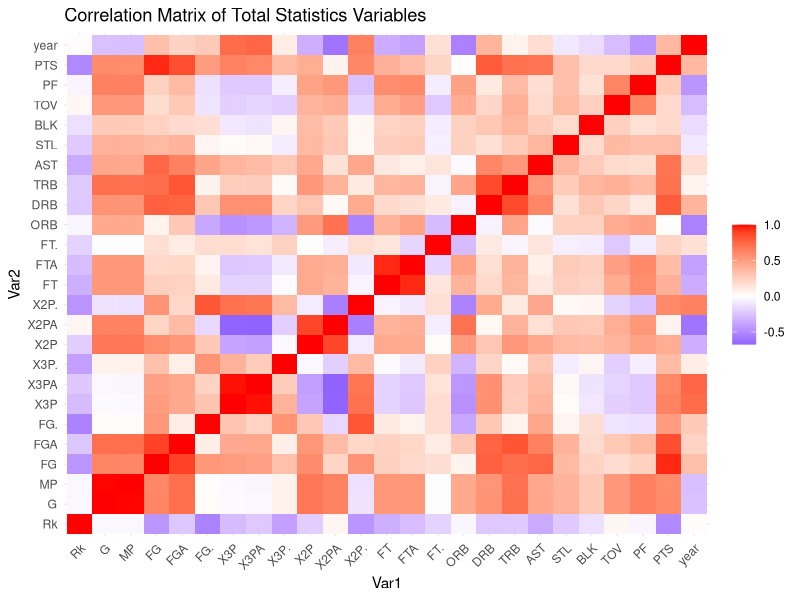
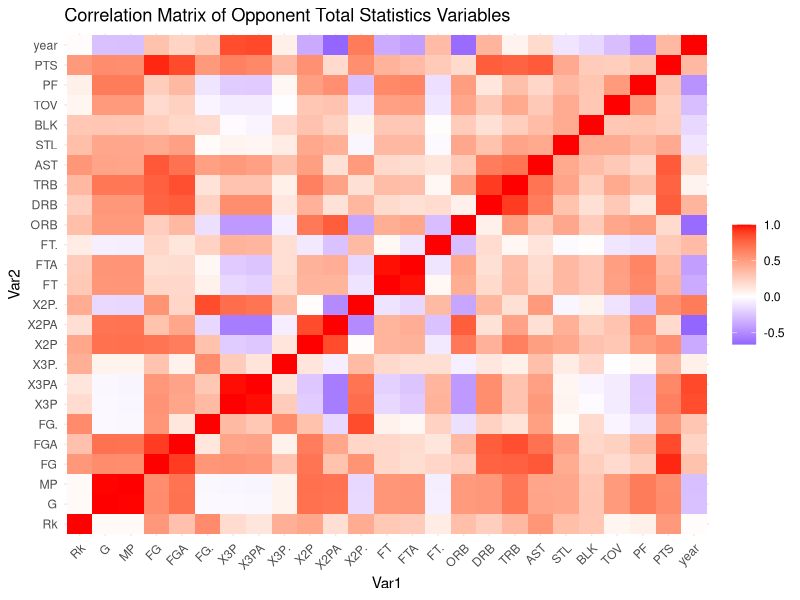
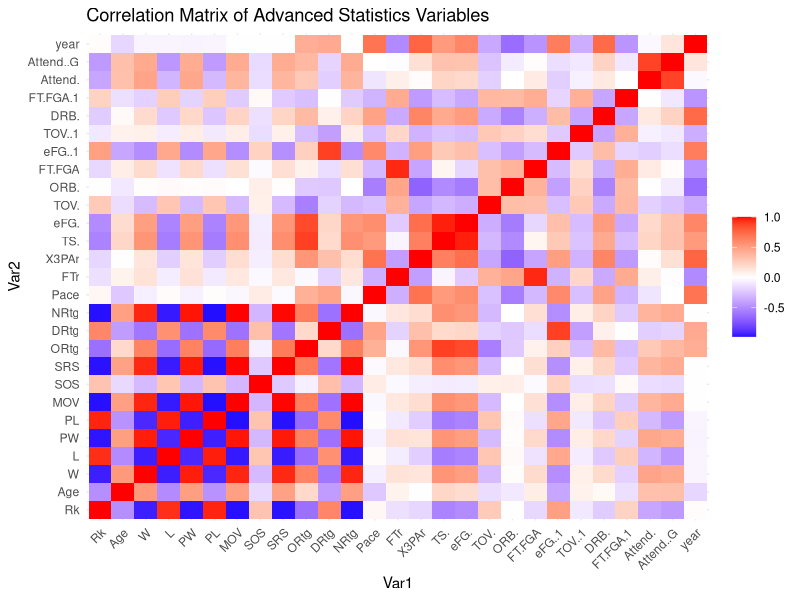
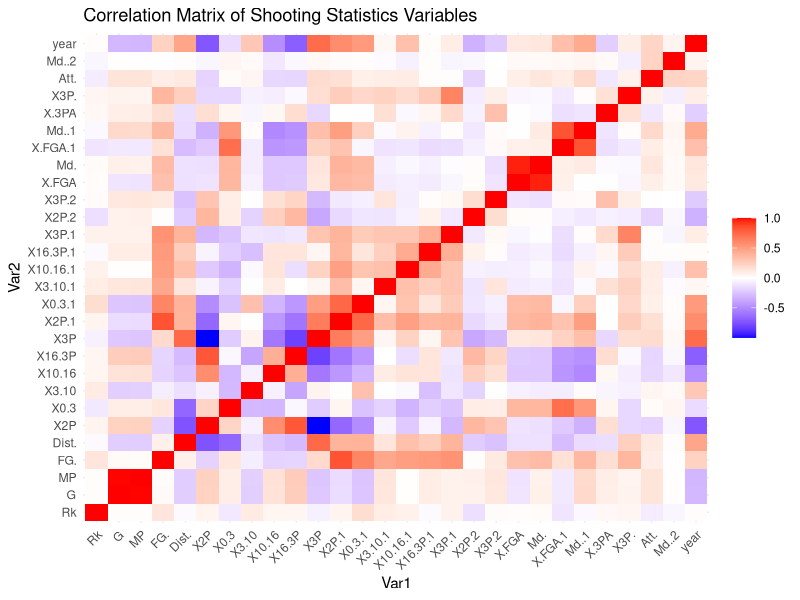
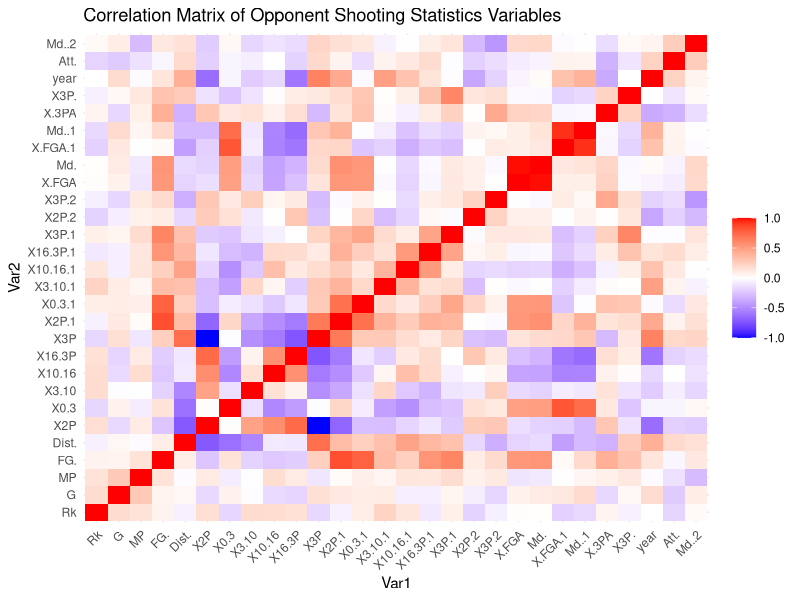

Source code (R) for these figures, in order: (Note: this script raises an error after producing the figures.)
## ---- chunk 1
knitr::opts_chunk$set(echo = TRUE)
library(psych)
library(ggplot2)
library(reshape2)
library(GGally)
library(dplyr)
library(tidyr)
library(stringr)
library(scales)
library(glmnet)
## ---- chunk 2
# Player, Year, Salary, Team
adjusted_nba_salaries <- read.csv("./data/adjusted_nba_salaries.csv")
# Team, Year, Total Salary
total_salary_by_team <- read.csv("./data/total_salary_by_team.csv")
# Team, Year, Wins
nba_team_wins <- read.csv("./data/nba_team_wins.csv")
# See Report advanced stats description
advanced_stats <- read.csv("./data/advanced_stats.csv")
# See Report advanced stats description
advanced_stats_2021 <- read.csv("./data/2021_advanced.csv")
# See Report shooting stats description
shooting_stats <- read.csv("./data/shooting_stats.csv")
# See Report shooting stats description
opponent_shooting_stats <- read.csv("./data/opponent_shooting_stats.csv")
# See Report total stats description
total_stats <- read.csv("./data/total_stats.csv")
# See Report total stats description
opponent_total_stats <- read.csv("./data/opponent_total_stats.csv")


# View(nba_salaries)
# View(nba_team_wins)
# View(advanced_stats)
# View(shooting_stats)
# View(opponent_shooting_stats)
# View(total_stats)
# View(opponent_total_stats)
## ---- chunk 3
print("==================================================")
print("NBA Salaries CSV")
# sapply(nba_salaries, summary)
describe(adjusted_nba_salaries)
print("==================================================")
print("NBA Total Salaries CSV")
# sapply(nba_salaries, summary)
describe(total_salary_by_team)
print("==================================================")
print("NBA Team Wins CSV")
# sapply(nba_team_wins, summary)
describe(nba_team_wins)
print("==================================================")
print("NBA Advanced Stats CSV")
# sapply(advanced_stats, summary)
describe(advanced_stats)
print("==================================================")
print("NBA Shooting Stats CSV")
# sapply(shooting_stats, summary)
describe(shooting_stats)
print("==================================================")
print("NBA Opponent Shooting Stats CSV")
# sapply(opponent_shooting_stats, summary)
describe(opponent_shooting_stats)
print("==================================================")
print("NBA Total Stats CSV")
# sapply(total_stats, summary)
describe(total_stats)
print("==================================================")
print("NBA Opponent Total Stats CSV")
# sapply(opponent_total_stats, summary)
describe(opponent_total_stats)
print("==================================================")
## ---- chunk 4
# =========================================================
#				Correlation Matrices
# =========================================================
create_correlation_matrix <- function(data, name) {
	# Create correlation matrix
	numeric_data <- data[, sapply(data, is.numeric)]
	
	# Remove rows with missing values
	numeric_data <- numeric_data[complete.cases(numeric_data),]

	cor_mat <- cor(numeric_data)
	
	# Melt correlation matrix into long format for ggplot2
	cor_melt <- melt(cor_mat)
	
	# Create ggplot2 plot of correlation matrix
	ggplot(cor_melt, aes(x = Var1, y = Var2, fill = value)) +
	  geom_tile() +
	  scale_fill_gradient2(low = "blue", high = "red", mid = "white", midpoint = 0) +
	  theme_minimal() +
	  theme(axis.text.x = element_text(angle = 45, hjust = 1),
	        legend.title = element_blank()) +
	  labs(title = name)
}

create_correlation_matrix(total_stats, "Correlation Matrix of Total Statistics Variables")
create_correlation_matrix(opponent_total_stats, "Correlation Matrix of Opponent Total Statistics Variables")
create_correlation_matrix(advanced_stats, "Correlation Matrix of Advanced Statistics Variables")
create_correlation_matrix(shooting_stats, "Correlation Matrix of Shooting Statistics Variables")
create_correlation_matrix(opponent_shooting_stats, "Correlation Matrix of Opponent Shooting Statistics Variables")
## ---- chunk 5
# =========================================================
#				ScatterPlot Matrices
# =========================================================
create_stat_to_wins <- function(stat) {
	stat$year <- as.integer(stat$year)
	merged_data <- left_join(stat, nba_team_wins, by = c("year", "team"))
	merged_data <- na.omit(merged_data)
	return(merged_data)
}

total_stats_wins <- create_stat_to_wins(total_stats)

# Relationship between wins and field goal attempts
ggpairs(total_stats_wins[,c("wins", "PTS", "FGA", "X3PA", "X2PA", "FTA")], title = "Scatterplot Matrix for Team Wins, Points Scored, and Shooting Percentages")
# Relationship between wins and field goal percentage
ggpairs(total_stats_wins[,c("wins", "PTS", "FGA", "X3P.", "X2P.", "FT.")], title = "Scatterplot Matrix for Team Wins, Points Scored, and Shooting Percentages")
# Relationship between wins and rebounds (*total rebounds*)
ggpairs(total_stats_wins[,c("wins", "PTS", "ORB", "DRB", "TRB")], title = "Scatterplot Matrix for Team Wins, Points Scored, and Shooting Percentages")
# Relationship between wins and assists, blocks, turnovers, personal fouls
ggpairs(total_stats_wins[,c("wins", "PTS", "AST", "BLK", "TOV", "PF")], title = "Scatterplot Matrix for Team Wins, Points Scored, and Shooting Percentages")
## ---- chunk 6
# =========================================================
#				Bubble Charts
# =========================================================
nba_total_salary_to_wins <- create_stat_to_wins(total_salary_by_team)

salary_wins_advanced <- left_join(advanced_stats, nba_total_salary_to_wins, by = c("year", "team"))
salary_wins_advanced <- na.omit(salary_wins_advanced)

salary_wins_advanced_total <- left_join(total_stats, nba_total_salary_to_wins, by = c("year", "team"))
salary_wins_advanced_total <- na.omit(salary_wins_advanced_total)

bubble_data <- data.frame(
  team_wins = salary_wins_advanced_total$wins,
  salary = salary_wins_advanced_total$total_salary,
  total_rebounds = salary_wins_advanced_total$TRB
)
ggplot(bubble_data, aes(x = salary, y = total_rebounds, size = team_wins, color = total_rebounds)) +
  geom_point() +
  scale_size_continuous(range = c(2, 10)) +
  labs(x = "Salary", y = "Total Rebounds", size = "Team Wins") + scale_color_gradient(low = "blue", high = "red")
## ---- chunk 7
# =========================================================
#				Stacked Bar Plot
# =========================================================
# Creating a subset of total_stats dataframe for selected variables
team_stats <- total_stats[, c("team", "PTS", "AST", "TRB", "TOV")]

# Calculating the total of each variable by team
team_stats_summary <- aggregate(. ~ team, data = team_stats, FUN = sum)

# Converting data from wide to long format
team_stats_long <- gather(team_stats_summary, key = "stat", value = "total", -team)

# Creating the stacked bar chart
ggplot(team_stats_long, aes(x = team, y = total, fill = stat)) +
  geom_bar(stat = "identity") +
  ggtitle("Composition of Total Team Statistics") +
  xlab("Team") +
  ylab("Total") +
  theme_minimal() +
  theme(legend.position = "bottom")
## ---- chunk 8
nba_total_to_wins <- create_stat_to_wins(total_stats)

# Removing non-numeric columns
numeric_data <- nba_total_to_wins[, sapply(nba_total_to_wins, is.numeric)]

# Removing rows with missing values
numeric_data <- na.omit(numeric_data)

scaled_data <- scale(numeric_data)
pca <- prcomp(scaled_data, center = TRUE, scale. = TRUE)

# Extracting the first two principal components
pca_data <- data.frame(pca$x[,1:2])

# Extracting the loadings
loadings <- data.frame(pca$rotation[,1:2])

# Performing PCA on numeric data
pca <- prcomp(numeric_data, center = TRUE, scale. = TRUE)

# Extract the first two principal components and create a data frame
pca_data <- data.frame(pca$x[, 1:2], team = nba_total_to_wins$team)

# Extracting loadings and creating a data frame
loadings <- data.frame(variable = colnames(numeric_data), 
                       PC1 = pca$rotation[, 1], 
                       PC2 = pca$rotation[, 2])

# Plotting the loadings on the first two principal components
ggplot(pca_data, aes(x = PC1, y = PC2)) + 
  geom_point(aes(color = team)) + 
  geom_hline(yintercept = 0, linetype = "dashed") + 
  geom_vline(xintercept = 0, linetype = "dashed") + 
  geom_text(data = loadings, aes(x = PC1, y = PC2, label = variable), size = 3) +
  ggtitle("PCA: Loadings Plot")

## ---- chunk 9
add_wins_vector <- function(data) {
	data_to_wins <- left_join(data, nba_team_wins, by = c("year", "team"))
	data_to_wins <- na.omit(data_to_wins)
	return(data_to_wins)
}

generate_advanced_stats_model <- function(data, exclude) {

	data_to_wins <- add_wins_vector(data)
  
	rsquared_vec <- c()
	rsquared_adj_vec <- c()

	cols <- ncol(data_to_wins)  
	column_iterator <- seq(from = 1, to = cols, by = 1)
  
	col_names_to_avoid <- exclude
	predictor_variables_df <- data_to_wins[!names(data_to_wins) %in% col_names_to_avoid]
	
	print("Number of Regressors:")	
	print(dim(predictor_variables_df)[2])

	print("LASSO Model for prediction of NBA team success based on NBA Advanced Stats")
	print("==================================================")
	print("Predictor Variables for LASSO model:")
	print(dim(predictor_variables_df))
	print(colnames(predictor_variables_df))
  
	wins_col_vector <- data_to_wins$wins

	print("==================================================")
	print("Response Variable for LASSO Model:")
	print(length(wins_col_vector))
	
	stopifnot(!any(is.na(predictor_variables_df)), !any(is.na(wins_col_vector)))
	lasso_model <- glmnet(x = data.matrix(predictor_variables_df), y = data.matrix(wins_col_vector), alpha = 1)
	num_cols <- dim(lasso_model$beta)[2]

	print("==================================================")
	print("Lambda Values tested by LASSO model:")
	print("---------------------------------------------------")
	print(lasso_model$lambda[num_cols])
	print("")
	print("Beta Values generated by LASSO model (best lambda):")
	print("---------------------------------------------------")
	print(lasso_model$beta[,num_cols])
	print("")
	print("LASSO model R-squared:")
	print("---------------------------------------------------")
	print(lasso_model$dev.ratio[num_cols])
	print("==================================================")
	
	# Creating a plot of the lambda values tested by the Lasso model
	plot(log(lasso_model$lambda), lasso_model$dev.ratio, type = "b", xlab = "Log Lambda", ylab = "Deviance Ratio", main = "Lasso Model: Lambda vs. Deviance Ratio")
	
	# Create a sample matrix
	beta_vals <- lasso_model$beta[,num_cols]
	barplot(beta_vals, col="blue", main="Lasso Model Beta Values", las=2)
	par(cex.axis=0.4, cex.main=0.4)
	
	return (lasso_model)
}

aparam <- c("Rk", "team", "W","L", "PW", "PL", "MOV", "Arena", "wins", "SRS", "ORtg", "DRtg", "NRtg", "TS.", "eFG..1", "eFG.", "FT.FGA")
advanced_stats_lasso_model <- generate_advanced_stats_model(advanced_stats, aparam)
## ---- chunk 10
predict_team_success <- function(team, lasso_model, exclude) {
	advanced_stats_team <- advanced_stats[advanced_stats$team == team,]
	
	advanced_stats_team_wins <- add_wins_vector(advanced_stats_team)
	advanced_stats_team_wins_predictors <- advanced_stats_team_wins[!names(advanced_stats_team_wins) %in% exclude]

	num_cols <- dim(lasso_model$beta)[2]
	best_lambda_value <- lasso_model$lambda[num_cols]
	
	print("Number of Regressors:")
	print(dim(advanced_stats_team_wins_predictors)[2])
	
	results <- predict(lasso_model, newx=data.matrix(advanced_stats_team_wins_predictors), s=best_lambda_value, type="response")
	
	plot(advanced_stats_team_wins$year, results, col = "red", xlab = "Year", ylab = cat("Wins for ", team, ""))
	points(advanced_stats_team_wins$year, advanced_stats_team_wins$wins, col = "grey")
	legend("topright", legend = c("Predicted wins", "Actual Wins"), col = c("grey", "green"), pch=1)
	
	return(results)
}

results <- predict_team_success("houston rockets", advanced_stats_lasso_model, aparam)

## ---- chunk 11
predict_on_future_data <- function(future_data, lasso_model, exclude) {
	future_data_predictors <- future_data[!names(future_data) %in% exclude]
	
	year_str <- future_data$year[1]

	num_cols <- dim(lasso_model$beta)[2]
	best_lambda_value <- lasso_model$lambda[num_cols]
	
	print("Number of Regressors:")
	print(dim(future_data_predictors)[2])
	
	new_year_string <- paste("Wins for Teams in", year_str)
	
	results <- predict(lasso_model, newx=data.matrix(future_data_predictors), s=best_lambda_value, type="response")
	
	team_inds <- seq(from=1, to=length(future_data$team), by=1)
	plot(team_inds, results, col = "red", xlab = "Team", ylab = new_year_string, ylim=c(10, 90))
	text(seq_along(future_data$team), rep(0.5, length(future_data$team)), labels = future_data$team, srt = 90, adj = c(0, 0.5), xpd = TRUE, cex = 0.4)
	points(team_inds, future_data$W, col = "grey")
	legend("topright", legend = c("Predicted wins", "Actual Wins"), col = c("red", "grey"), pch=1)
	
	return(results)
}

result_future <- predict_on_future_data(advanced_stats_2021, advanced_stats_lasso_model, aparam)

